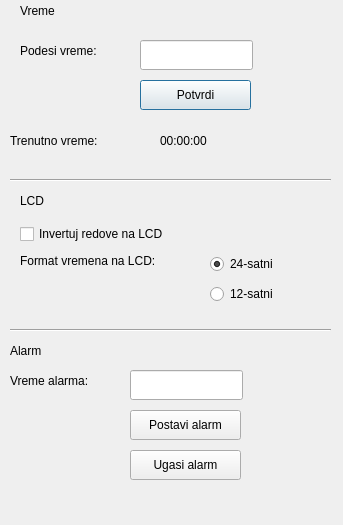
<?xml version="1.0" encoding="UTF-8"?>
<ui version="4.0">
 <class>Dialog</class>
 <widget class="QDialog" name="Dialog">
  <property name="geometry">
   <rect>
    <x>0</x>
    <y>0</y>
    <width>343</width>
    <height>525</height>
   </rect>
  </property>
  <property name="windowTitle">
   <string>Dialog</string>
  </property>
  <widget class="QLabel" name="label_2">
   <property name="geometry">
    <rect>
     <x>10</x>
     <y>130</y>
     <width>121</width>
     <height>22</height>
    </rect>
   </property>
   <property name="text">
    <string>Trenutno vreme:</string>
   </property>
  </widget>
  <widget class="QLabel" name="label">
   <property name="geometry">
    <rect>
     <x>20</x>
     <y>40</y>
     <width>101</width>
     <height>22</height>
    </rect>
   </property>
   <property name="text">
    <string>Podesi vreme:</string>
   </property>
  </widget>
  <widget class="QLabel" name="label2">
   <property name="geometry">
    <rect>
     <x>160</x>
     <y>130</y>
     <width>71</width>
     <height>22</height>
    </rect>
   </property>
   <property name="text">
    <string>00:00:00</string>
   </property>
  </widget>
  <widget class="QLineEdit" name="lineEdit">
   <property name="geometry">
    <rect>
     <x>140</x>
     <y>40</y>
     <width>113</width>
     <height>30</height>
    </rect>
   </property>
  </widget>
  <widget class="QPushButton" name="pushButton">
   <property name="geometry">
    <rect>
     <x>140</x>
     <y>80</y>
     <width>111</width>
     <height>30</height>
    </rect>
   </property>
   <property name="text">
    <string>Potvrdi</string>
   </property>
  </widget>
  <widget class="QLabel" name="label_3">
   <property name="geometry">
    <rect>
     <x>20</x>
     <y>0</y>
     <width>68</width>
     <height>22</height>
    </rect>
   </property>
   <property name="text">
    <string>Vreme</string>
   </property>
  </widget>
  <widget class="QLabel" name="label_4">
   <property name="geometry">
    <rect>
     <x>20</x>
     <y>190</y>
     <width>68</width>
     <height>22</height>
    </rect>
   </property>
   <property name="text">
    <string>LCD</string>
   </property>
  </widget>
  <widget class="Line" name="line">
   <property name="geometry">
    <rect>
     <x>10</x>
     <y>170</y>
     <width>321</width>
     <height>20</height>
    </rect>
   </property>
   <property name="orientation">
    <enum>Qt::Horizontal</enum>
   </property>
  </widget>
  <widget class="QCheckBox" name="checkBox">
   <property name="geometry">
    <rect>
     <x>20</x>
     <y>220</y>
     <width>191</width>
     <height>28</height>
    </rect>
   </property>
   <property name="text">
    <string>Invertuj redove na LCD</string>
   </property>
  </widget>
  <widget class="QLabel" name="label_5">
   <property name="geometry">
    <rect>
     <x>20</x>
     <y>250</y>
     <width>251</width>
     <height>22</height>
    </rect>
   </property>
   <property name="text">
    <string>Format vremena na LCD:</string>
   </property>
  </widget>
  <widget class="QRadioButton" name="radioButton">
   <property name="geometry">
    <rect>
     <x>210</x>
     <y>250</y>
     <width>81</width>
     <height>28</height>
    </rect>
   </property>
   <property name="text">
    <string>24-satni</string>
   </property>
   <property name="checked">
    <bool>true</bool>
   </property>
  </widget>
  <widget class="QRadioButton" name="radioButton_2">
   <property name="geometry">
    <rect>
     <x>210</x>
     <y>280</y>
     <width>81</width>
     <height>28</height>
    </rect>
   </property>
   <property name="text">
    <string>12-satni</string>
   </property>
  </widget>
  <widget class="Line" name="line_2">
   <property name="geometry">
    <rect>
     <x>10</x>
     <y>320</y>
     <width>321</width>
     <height>20</height>
    </rect>
   </property>
   <property name="orientation">
    <enum>Qt::Horizontal</enum>
   </property>
  </widget>
  <widget class="QLineEdit" name="lineEdit_2">
   <property name="geometry">
    <rect>
     <x>130</x>
     <y>370</y>
     <width>113</width>
     <height>30</height>
    </rect>
   </property>
  </widget>
  <widget class="QLabel" name="label_6">
   <property name="geometry">
    <rect>
     <x>10</x>
     <y>340</y>
     <width>68</width>
     <height>22</height>
    </rect>
   </property>
   <property name="text">
    <string>Alarm</string>
   </property>
  </widget>
  <widget class="QLabel" name="label_7">
   <property name="geometry">
    <rect>
     <x>10</x>
     <y>370</y>
     <width>111</width>
     <height>22</height>
    </rect>
   </property>
   <property name="text">
    <string>Vreme alarma:</string>
   </property>
  </widget>
  <widget class="QPushButton" name="pushButton_2">
   <property name="geometry">
    <rect>
     <x>130</x>
     <y>450</y>
     <width>111</width>
     <height>30</height>
    </rect>
   </property>
   <property name="text">
    <string>Ugasi alarm</string>
   </property>
  </widget>
  <widget class="QPushButton" name="pushButton_3">
   <property name="geometry">
    <rect>
     <x>130</x>
     <y>410</y>
     <width>111</width>
     <height>30</height>
    </rect>
   </property>
   <property name="text">
    <string>Postavi alarm</string>
   </property>
  </widget>
 </widget>
 <resources/>
 <connections/>
</ui>
